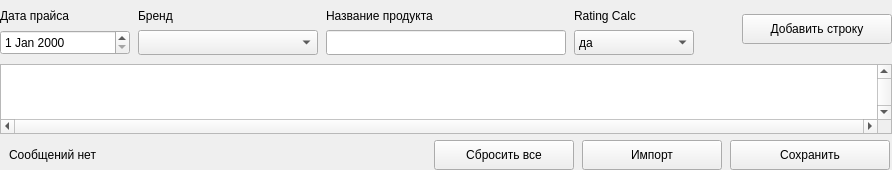
          <widget class="QFrame" name="frame_3">
           <layout class="QVBoxLayout" name="verticalLayout_4">
            <property name="spacing">
             <number>6</number>
            </property>
            <property name="leftMargin">
             <number>0</number>
            </property>
            <property name="topMargin">
             <number>0</number>
            </property>
            <property name="rightMargin">
             <number>0</number>
            </property>
            <property name="bottomMargin">
             <number>0</number>
            </property>
            <item>
             <widget class="QFrame" name="frame_top_right">
              <property name="minimumSize">
               <size>
                <width>0</width>
                <height>58</height>
               </size>
              </property>
              <property name="maximumSize">
               <size>
                <width>16777215</width>
                <height>58</height>
               </size>
              </property>
              <layout class="QHBoxLayout" name="horizontalLayout_top">
               <property name="spacing">
                <number>8</number>
               </property>
               <property name="leftMargin">
                <number>0</number>
               </property>
               <property name="topMargin">
                <number>3</number>
               </property>
               <property name="rightMargin">
                <number>0</number>
               </property>
               <property name="bottomMargin">
                <number>3</number>
               </property>
               <item>
                <widget class="QFrame" name="frame_date_Price">
                 <layout class="QVBoxLayout" name="layout_date_Price">
                  <property name="spacing">
                   <number>2</number>
                  </property>
                  <property name="leftMargin">
                   <number>0</number>
                  </property>
                  <property name="topMargin">
                   <number>0</number>
                  </property>
                  <property name="rightMargin">
                   <number>0</number>
                  </property>
                  <property name="bottomMargin">
                   <number>0</number>
                  </property>
                  <item>
                   <widget class="QLabel" name="label_12">
                    <property name="font">
                     <font>
                      <family>Tahoma</family>
                      <pointsize>9</pointsize>
                      <italic>false</italic>
                      <bold>false</bold>
                     </font>
                    </property>
                    <property name="text">
                     <string>Дата прайса</string>
                    </property>
                   </widget>
                  </item>
                  <item>
                   <widget class="QDateEdit" name="date_Price">
                    <property name="minimumSize">
                     <size>
                      <width>130</width>
                      <height>25</height>
                     </size>
                    </property>
                    <property name="maximumSize">
                     <size>
                      <width>130</width>
                      <height>25</height>
                     </size>
                    </property>
                   </widget>
                  </item>
                 </layout>
                </widget>
               </item>
               <item>
                <widget class="QFrame" name="frame_cbo_FindBrand">
                 <layout class="QVBoxLayout" name="layout_cbo_FindBrand">
                  <property name="spacing">
                   <number>2</number>
                  </property>
                  <property name="leftMargin">
                   <number>0</number>
                  </property>
                  <property name="topMargin">
                   <number>0</number>
                  </property>
                  <property name="rightMargin">
                   <number>0</number>
                  </property>
                  <property name="bottomMargin">
                   <number>0</number>
                  </property>
                  <item>
                   <widget class="QLabel" name="label_15">
                    <property name="font">
                     <font>
                      <family>Tahoma</family>
                      <pointsize>9</pointsize>
                      <italic>false</italic>
                      <bold>false</bold>
                     </font>
                    </property>
                    <property name="text">
                     <string>Бренд</string>
                    </property>
                   </widget>
                  </item>
                  <item>
                   <widget class="QComboBox" name="cbo_FindBrand">
                    <property name="minimumSize">
                     <size>
                      <width>180</width>
                      <height>25</height>
                     </size>
                    </property>
                    <property name="maximumSize">
                     <size>
                      <width>180</width>
                      <height>25</height>
                     </size>
                    </property>
                   </widget>
                  </item>
                 </layout>
                </widget>
               </item>
               <item>
                <widget class="QFrame" name="frame_line_FindProduct">
                 <layout class="QVBoxLayout" name="layout_line_FindProduct">
                  <property name="spacing">
                   <number>2</number>
                  </property>
                  <property name="leftMargin">
                   <number>0</number>
                  </property>
                  <property name="topMargin">
                   <number>0</number>
                  </property>
                  <property name="rightMargin">
                   <number>0</number>
                  </property>
                  <property name="bottomMargin">
                   <number>0</number>
                  </property>
                  <item>
                   <widget class="QLabel" name="label_14">
                    <property name="font">
                     <font>
                      <family>Tahoma</family>
                      <pointsize>9</pointsize>
                      <italic>false</italic>
                      <bold>false</bold>
                     </font>
                    </property>
                    <property name="text">
                     <string>Название продукта</string>
                    </property>
                   </widget>
                  </item>
                  <item>
                   <widget class="QLineEdit" name="line_FindProduct">
                    <property name="minimumSize">
                     <size>
                      <width>240</width>
                      <height>25</height>
                     </size>
                    </property>
                    <property name="maximumSize">
                     <size>
                      <width>240</width>
                      <height>25</height>
                     </size>
                    </property>
                   </widget>
                  </item>
                 </layout>
                </widget>
               </item>
               <item>
                <widget class="QFrame" name="frame_cbo_Rating">
                 <layout class="QVBoxLayout" name="layout_cbo_Rating">
                  <property name="spacing">
                   <number>2</number>
                  </property>
                  <property name="leftMargin">
                   <number>0</number>
                  </property>
                  <property name="topMargin">
                   <number>0</number>
                  </property>
                  <property name="rightMargin">
                   <number>0</number>
                  </property>
                  <property name="bottomMargin">
                   <number>0</number>
                  </property>
                  <item>
                   <widget class="QLabel" name="label_13">
                    <property name="font">
                     <font>
                      <family>Tahoma</family>
                      <pointsize>9</pointsize>
                      <italic>false</italic>
                      <bold>false</bold>
                     </font>
                    </property>
                    <property name="text">
                     <string>Rating Calc</string>
                    </property>
                   </widget>
                  </item>
                  <item>
                   <widget class="QComboBox" name="cbo_Rating">
                    <item>
                     <property name="text">
                      <string>да</string>
                     </property>
                    </item>
                    <item>
                     <property name="text">
                      <string>нет</string>
                     </property>
                    </item>
                    <property name="minimumSize">
                     <size>
                      <width>120</width>
                      <height>25</height>
                     </size>
                    </property>
                    <property name="maximumSize">
                     <size>
                      <width>120</width>
                      <height>25</height>
                     </size>
                    </property>
                   </widget>
                  </item>
                 </layout>
                </widget>
               </item>
               <item>
                <spacer name="horizontalSpacer_3">
                 <property name="orientation">
                  <enum>Qt::Orientation::Horizontal</enum>
                 </property>
                 <property name="sizeHint" stdset="0">
                  <size>
                   <width>40</width>
                   <height>20</height>
                  </size>
                 </property>
                </spacer>
               </item>
               <item>
                <widget class="QPushButton" name="btn_AddLine">
                 <property name="minimumSize">
                  <size>
                   <width>150</width>
                   <height>30</height>
                  </size>
                 </property>
                 <property name="maximumSize">
                  <size>
                   <width>150</width>
                   <height>30</height>
                  </size>
                 </property>
                 <property name="text">
                  <string>Добавить строку</string>
                 </property>
                 <property name="icon">
                  <iconset resource="../resource.qrc">
                   <normaloff>:/icon/icon/plus-circle — копия — копия.svg</normaloff>:/icon/icon/plus-circle — копия — копия.svg</iconset>
                 </property>
                </widget>
               </item>
              </layout>
             </widget>
            </item>
            <item>
             <widget class="QTableWidget" name="table">
              <property name="minimumSize">
               <size>
                <width>0</width>
                <height>0</height>
               </size>
              </property>
              <property name="maximumSize">
               <size>
                <width>16777215</width>
                <height>16777215</height>
               </size>
              </property>
              <property name="font">
               <font>
                <family>Tahoma</family>
                <pointsize>10</pointsize>
                <italic>false</italic>
                <bold>false</bold>
               </font>
              </property>
              <property name="verticalScrollBarPolicy">
               <enum>Qt::ScrollBarPolicy::ScrollBarAlwaysOn</enum>
              </property>
              <property name="horizontalScrollBarPolicy">
               <enum>Qt::ScrollBarPolicy::ScrollBarAlwaysOn</enum>
              </property>
              <property name="sizeAdjustPolicy">
               <enum>QAbstractScrollArea::SizeAdjustPolicy::AdjustToContents</enum>
              </property>
              <property name="selectionMode">
               <enum>QAbstractItemView::SelectionMode::SingleSelection</enum>
              </property>
              <property name="textElideMode">
               <enum>Qt::TextElideMode::ElideMiddle</enum>
              </property>
              <property name="sortingEnabled">
               <bool>true</bool>
              </property>
              <property name="wordWrap">
               <bool>true</bool>
              </property>
              <property name="columnCount">
               <number>0</number>
              </property>
              <attribute name="horizontalHeaderCascadingSectionResizes">
               <bool>true</bool>
              </attribute>
              <attribute name="horizontalHeaderMinimumSectionSize">
               <number>55</number>
              </attribute>
              <attribute name="horizontalHeaderShowSortIndicator" stdset="0">
               <bool>true</bool>
              </attribute>
              <attribute name="horizontalHeaderStretchLastSection">
               <bool>true</bool>
              </attribute>
              <attribute name="verticalHeaderVisible">
               <bool>false</bool>
              </attribute>
              <attribute name="verticalHeaderCascadingSectionResizes">
               <bool>true</bool>
              </attribute>
              <attribute name="verticalHeaderDefaultSectionSize">
               <number>25</number>
              </attribute>
              <attribute name="verticalHeaderHighlightSections">
               <bool>false</bool>
              </attribute>
              <property name="minimumSize">
               <size>
                <width>0</width>
                <height>0</height>
               </size>
              </property>
              <property name="maximumSize">
               <size>
                <width>16777215</width>
                <height>16777215</height>
               </size>
              </property>
              <property name="font">
               <font>
                <family>Tahoma</family>
                <pointsize>10</pointsize>
                <italic>false</italic>
                <bold>false</bold>
               </font>
              </property>
              <property name="verticalScrollBarPolicy">
               <enum>Qt::ScrollBarPolicy::ScrollBarAlwaysOn</enum>
              </property>
              <property name="horizontalScrollBarPolicy">
               <enum>Qt::ScrollBarPolicy::ScrollBarAlwaysOn</enum>
              </property>
              <property name="sizeAdjustPolicy">
               <enum>QAbstractScrollArea::SizeAdjustPolicy::AdjustToContents</enum>
              </property>
              <property name="selectionMode">
               <enum>QAbstractItemView::SelectionMode::SingleSelection</enum>
              </property>
              <property name="textElideMode">
               <enum>Qt::TextElideMode::ElideMiddle</enum>
              </property>
              <property name="sortingEnabled">
               <bool>true</bool>
              </property>
              <property name="wordWrap">
               <bool>true</bool>
              </property>
              <property name="columnCount">
               <number>0</number>
              </property>
              <attribute name="horizontalHeaderCascadingSectionResizes">
               <bool>true</bool>
              </attribute>
              <attribute name="horizontalHeaderMinimumSectionSize">
               <number>55</number>
              </attribute>
              <attribute name="horizontalHeaderShowSortIndicator" stdset="0">
               <bool>true</bool>
              </attribute>
              <attribute name="horizontalHeaderStretchLastSection">
               <bool>true</bool>
              </attribute>
              <attribute name="verticalHeaderVisible">
               <bool>false</bool>
              </attribute>
              <attribute name="verticalHeaderCascadingSectionResizes">
               <bool>true</bool>
              </attribute>
              <attribute name="verticalHeaderDefaultSectionSize">
               <number>25</number>
              </attribute>
              <attribute name="verticalHeaderHighlightSections">
               <bool>false</bool>
              </attribute>
             </widget>
            </item>
            <item>
             <widget class="QFrame" name="frame_Update">
              <property name="minimumSize">
               <size>
                <width>0</width>
                <height>0</height>
               </size>
              </property>
              <property name="maximumSize">
               <size>
                <width>16777215</width>
                <height>50</height>
               </size>
              </property>
              <layout class="QHBoxLayout" name="horizontalLayout_4">
               <property name="spacing">
                <number>0</number>
               </property>
               <property name="leftMargin">
                <number>0</number>
               </property>
               <property name="topMargin">
                <number>0</number>
               </property>
               <property name="rightMargin">
                <number>0</number>
               </property>
               <property name="bottomMargin">
                <number>0</number>
               </property>
               <item>
                <widget class="QFrame" name="frame_4">
                 <property name="minimumSize">
                  <size>
                   <width>0</width>
                   <height>0</height>
                  </size>
                 </property>
                 <layout class="QVBoxLayout" name="verticalLayout_5">
                  <property name="leftMargin">
                   <number>9</number>
                  </property>
                  <property name="topMargin">
                   <number>0</number>
                  </property>
                  <property name="rightMargin">
                   <number>0</number>
                  </property>
                  <property name="bottomMargin">
                   <number>0</number>
                  </property>
                  <item>
                   <widget class="QLabel" name="label_msg">
                    <property name="text">
                     <string>Сообщений нет</string>
                    </property>
                   </widget>
                  </item>
                 </layout>
                </widget>
               </item>
               <item>
                <widget class="QFrame" name="frame_5">
                 <property name="minimumSize">
                  <size>
                   <width>460</width>
                   <height>0</height>
                  </size>
                 </property>
                 <property name="maximumSize">
                  <size>
                   <width>520</width>
                   <height>16777215</height>
                  </size>
                 </property>
                 <layout class="QHBoxLayout" name="horizontalLayout_3">
                  <property name="spacing">
                   <number>6</number>
                  </property>
                  <property name="leftMargin">
                   <number>0</number>
                  </property>
                  <property name="topMargin">
                   <number>0</number>
                  </property>
                  <property name="rightMargin">
                   <number>0</number>
                  </property>
                  <property name="bottomMargin">
                   <number>0</number>
                  </property>
                  <item>
                   <widget class="QPushButton" name="btn_Reset">
                    <property name="minimumSize">
                     <size>
                      <width>140</width>
                      <height>30</height>
                     </size>
                    </property>
                    <property name="maximumSize">
                     <size>
                      <width>140</width>
                      <height>30</height>
                     </size>
                    </property>
                    <property name="text">
                     <string>Сбросить все</string>
                    </property>
                    <property name="icon">
                     <iconset resource="../resource.qrc">
                      <normaloff>:/icon/icon/loader — копия — копия.svg</normaloff>:/icon/icon/loader — копия — копия.svg</iconset>
                    </property>
                   </widget>
                  </item>
                  <item>
                   <widget class="QPushButton" name="btn_Import">
                    <property name="minimumSize">
                     <size>
                      <width>140</width>
                      <height>30</height>
                     </size>
                    </property>
                    <property name="maximumSize">
                     <size>
                      <width>140</width>
                      <height>30</height>
                     </size>
                    </property>
                    <property name="text">
                     <string>Импорт</string>
                    </property>
                    <property name="icon">
                     <iconset resource="../resource.qrc">
                      <normaloff>:/icon/icon/arrow-up-circle — копия — копия.svg</normaloff>:/icon/icon/arrow-up-circle — копия — копия.svg</iconset>
                    </property>
                   </widget>
                  </item>
                  <item>
                   <widget class="QPushButton" name="btn_Save">
                    <property name="minimumSize">
                     <size>
                      <width>160</width>
                      <height>30</height>
                     </size>
                    </property>
                    <property name="maximumSize">
                     <size>
                      <width>160</width>
                      <height>16777215</height>
                     </size>
                    </property>
                    <property name="text">
                     <string>Сохранить</string>
                    </property>
                    <property name="icon">
                     <iconset resource="../resource.qrc">
                      <normaloff>:/icon/icon/save — копия — копия.svg</normaloff>:/icon/icon/save — копия — копия.svg</iconset>
                    </property>
                   </widget>
                  </item>
                 </layout>
                </widget>
               </item>
              </layout>
             </widget>
            </item>
           </layout>
          </widget>
